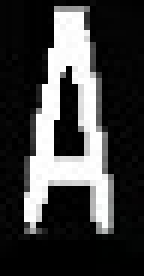
#> input picture 20220813/ml_chars_recognizer/images/digit.jpg, 24 x 46 px (shown 6 times larger)
$ python svm_predict.py
#> lines starting #> are read from the running program, lines starting #| are printed output that depends on the picture
### 20220813/ml_chars_recognizer/ml_predict_utility.py
import cv2 as cv
import numpy as np

def normalize_data(data):
    return (data - data.mean()) / data.max()

def load_image(image_path, width, height):
#> called with image_path = 'images/digit.jpg', width = 20, height = 20
    gray_image = cv.imread(image_path, cv.IMREAD_GRAYSCALE)
#> gray_image: shape (46, 24); min 0, max 255, mean 62.8
    resized_image = cv.resize(gray_image, (width, height))
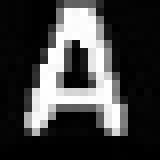
#> resized_image: shape (20, 20) (shown 8 times larger); min 0, max 255, mean 63.4
    normalized_image = normalize_data(resized_image)
    data = []
    data.append(normalized_image.ravel())
    return np.array(data)

### 20220813/ml_chars_recognizer/svm_predict.py
# [4 lines of commented-out code are left out]
import joblib
import ml_predict_utility

'''未导入工具类之前的原始代码
def normalize_data(data):
    return (data - data.mean()) / data.max()

def load_image(image_path, width, height):
    gray_image = cv.imread(image_path, cv.IMREAD_GRAYSCALE)
    resized_image = cv.resize(gray_image, (width, height))
    normalized_image = normalize_data(resized_image)
    data = []
    data.append(normalized_image.ravel())
    return np.array(data)
'''


ENGLISH_LABELS = [
	'0', '1', '2', '3', '4', '5', '6', '7', '8', '9',
	'A', 'B', 'C', 'D', 'E', 'F', 'G', 'H',	'J', 'K',
	'L', 'M', 'N', 'P', 'Q', 'R', 'S', 'T', 'U', 'V',
	'W', 'X', 'Y', 'Z']

CHINESE_LABELS = [
	"川","鄂","赣","甘","贵","桂","黑","沪","冀","津",
	"京","吉","辽","鲁","蒙","闽","宁","青","琼","陕",
	"苏","晋","皖","湘","新","豫","渝","粤","云","藏",
	"浙"]

ENGLISH_MODEL_PATH = "../model/svm/svm_enu.m"
CHINESE_MODEL_PATH = "../model/svm/svm_chs.m"
ENGLISH_IMAGE_WIDTH = 20
ENGLISH_IMAGE_HEIGHT = 20
CHINESE_IMAGE_WIDTH = 24
CHINESE_IMAGE_HEIGHT = 48

digit_image_path = "images/digit.jpg"
english_image_path = "images/english.jpg"
chinese_image_path = "images/chinese.jpg"

# 装载图片、转换成适当的尺寸并作归一化处理
digit_image = ml_predict_utility.load_image(digit_image_path, ENGLISH_IMAGE_WIDTH, ENGLISH_IMAGE_HEIGHT)
english_image = ml_predict_utility.load_image(english_image_path, ENGLISH_IMAGE_WIDTH, ENGLISH_IMAGE_HEIGHT)
#> (the run stopped early here; a loop or call above may not have finished)
